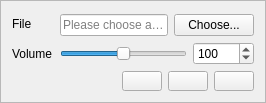
               <widget class="QFrame" name="frame">
                <property name="frameShape">
                 <enum>QFrame::StyledPanel</enum>
                </property>
                <layout class="QVBoxLayout" name="verticalLayout_9">
                 <item>
                  <layout class="QHBoxLayout" name="horizontalLayout_15">
                   <item>
                    <widget class="QWidget" name="widget_11" native="true">
                     <layout class="QVBoxLayout" name="verticalLayout_19">
                      <property name="leftMargin">
                       <number>0</number>
                      </property>
                      <property name="topMargin">
                       <number>0</number>
                      </property>
                      <property name="rightMargin">
                       <number>0</number>
                      </property>
                      <property name="bottomMargin">
                       <number>0</number>
                      </property>
                      <item>
                       <widget class="QLabel" name="label_4">
                        <property name="text">
                         <string>File</string>
                        </property>
                       </widget>
                      </item>
                      <item>
                       <widget class="QLabel" name="label_5">
                        <property name="text">
                         <string>Volume</string>
                        </property>
                       </widget>
                      </item>
                     </layout>
                    </widget>
                   </item>
                   <item>
                    <spacer name="horizontalSpacer_11">
                     <property name="orientation">
                      <enum>Qt::Horizontal</enum>
                     </property>
                     <property name="sizeType">
                      <enum>QSizePolicy::Fixed</enum>
                     </property>
                     <property name="sizeHint" stdset="0">
                      <size>
                       <width>2</width>
                       <height>20</height>
                      </size>
                     </property>
                    </spacer>
                   </item>
                   <item>
                    <widget class="QWidget" name="widget_12" native="true">
                     <layout class="QVBoxLayout" name="verticalLayout_18">
                      <property name="leftMargin">
                       <number>0</number>
                      </property>
                      <property name="topMargin">
                       <number>2</number>
                      </property>
                      <property name="rightMargin">
                       <number>0</number>
                      </property>
                      <property name="bottomMargin">
                       <number>0</number>
                      </property>
                      <item>
                       <layout class="QHBoxLayout" name="horizontalLayout_8">
                        <item>
                         <widget class="QLineEdit" name="lineEditTestFile">
                          <property name="placeholderText">
                           <string>Please choose a file...</string>
                          </property>
                          <property name="clearButtonEnabled">
                           <bool>true</bool>
                          </property>
                         </widget>
                        </item>
                        <item>
                         <widget class="QPushButton" name="pushButtonTestFile">
                          <property name="text">
                           <string>Choose...</string>
                          </property>
                         </widget>
                        </item>
                       </layout>
                      </item>
                      <item>
                       <layout class="QHBoxLayout" name="horizontalLayout_9">
                        <item>
                         <widget class="QSlider" name="sliderTest">
                          <property name="maximum">
                           <number>200</number>
                          </property>
                          <property name="value">
                           <number>100</number>
                          </property>
                          <property name="orientation">
                           <enum>Qt::Horizontal</enum>
                          </property>
                         </widget>
                        </item>
                        <item>
                         <widget class="QSpinBox" name="spinBoxTest">
                          <property name="maximum">
                           <number>10000</number>
                          </property>
                          <property name="value">
                           <number>100</number>
                          </property>
                         </widget>
                        </item>
                       </layout>
                      </item>
                     </layout>
                    </widget>
                   </item>
                  </layout>
                 </item>
                 <item>
                  <layout class="QHBoxLayout" name="horizontalLayout_5">
                   <item>
                    <widget class="WidgetAudio" name="outputBar" native="true">
                     <property name="minimumSize">
                      <size>
                       <width>0</width>
                       <height>20</height>
                      </size>
                     </property>
                     <property name="maximumSize">
                      <size>
                       <width>16777215</width>
                       <height>20</height>
                      </size>
                     </property>
                    </widget>
                   </item>
                   <item>
                    <widget class="QPushButton" name="pushButtonPlay">
                     <property name="maximumSize">
                      <size>
                       <width>40</width>
                       <height>20</height>
                      </size>
                     </property>
                     <property name="icon">
                      <iconset resource="../../res.qrc">
                       <normaloff>:/icons/res/play.png</normaloff>:/icons/res/play.png</iconset>
                     </property>
                     <property name="iconSize">
                      <size>
                       <width>20</width>
                       <height>20</height>
                      </size>
                     </property>
                    </widget>
                   </item>
                   <item>
                    <widget class="QPushButton" name="pushButtonPause">
                     <property name="maximumSize">
                      <size>
                       <width>40</width>
                       <height>20</height>
                      </size>
                     </property>
                     <property name="icon">
                      <iconset resource="../../res.qrc">
                       <normaloff>:/icons/res/pause.png</normaloff>:/icons/res/pause.png</iconset>
                     </property>
                     <property name="iconSize">
                      <size>
                       <width>20</width>
                       <height>20</height>
                      </size>
                     </property>
                    </widget>
                   </item>
                   <item>
                    <widget class="QPushButton" name="pushButtonStop">
                     <property name="maximumSize">
                      <size>
                       <width>40</width>
                       <height>20</height>
                      </size>
                     </property>
                     <property name="icon">
                      <iconset resource="../../res.qrc">
                       <normaloff>:/icons/res/stop.png</normaloff>:/icons/res/stop.png</iconset>
                     </property>
                     <property name="iconSize">
                      <size>
                       <width>20</width>
                       <height>20</height>
                      </size>
                     </property>
                    </widget>
                   </item>
                  </layout>
                 </item>
                </layout>
               </widget>
